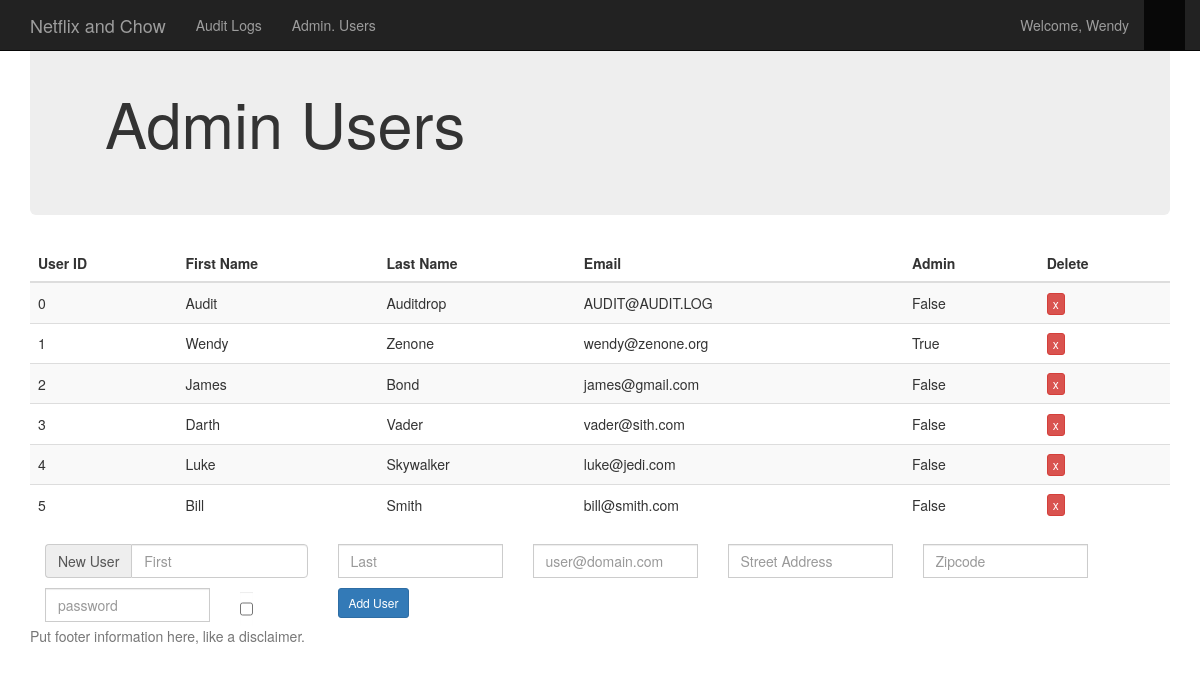
The page /users (signed in) on the database as committed earlier.
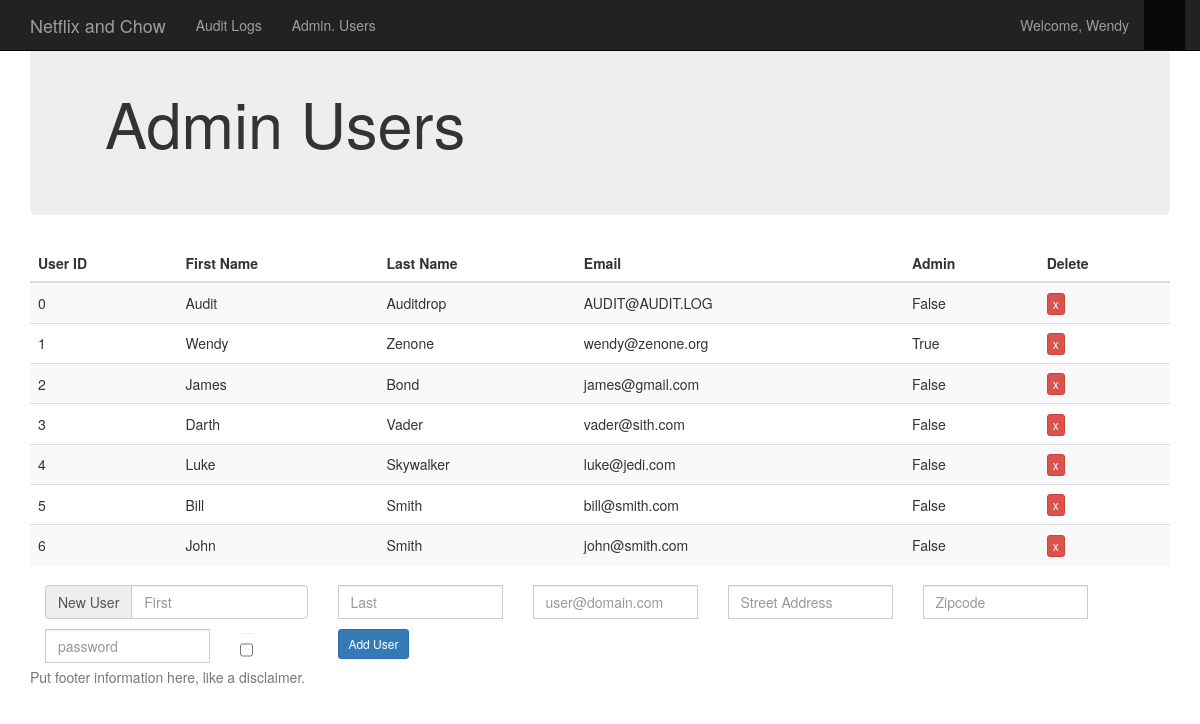
The same page on the database as committed later.
### model.py (models this page shows, shortened)
class User(db.Model):
    __tablename__ = "users"
    user_id = db.Column(db.Integer, autoincrement=True, primary_key=True)
    email = db.Column(db.String(64), nullable=False)
    password = db.Column(db.String(128), nullable=False)
    street_address = db.Column(db.Text, nullable=False)
    zipcode = db.Column(db.Integer, nullable=False)
    first_name = db.Column(db.Text, nullable=False)
    last_name = db.Column(db.Text, nullable=False)
    admin = db.Column(db.Boolean, nullable=False, default=False)

### server.py (the view)
@app.route("/users", methods=["GET"])
@login_required
@admin_required
def manage_users_page():
    users = User.query.all()
    audit_event(event="User administration page accessed")
    return render_template("/admin_users.html", users=users)

### server.py (called while the page is built)
def login_required(f):
    @wraps(f)
    def decorated_function():
        if not session.get('user_id'):
            audit_event(event="Unauthorized user tried accessing page that requires login")
            return redirect(url_for('homepage'))
        return f()
    return decorated_function

def admin_required(f):
    @wraps(f)
    def decorated_function(*args, **kwargs):
        if not session.get('admin'):
            audit_event(event="Unauthorized user tried accessing admin page")
            return redirect(url_for('homepage'))
        return f(*args, **kwargs)
    return decorated_function

def audit_event(user_id=None, event=None):
    if not user_id:
        if 'user_id' in session:
            user_id = session['user_id']
        else:
            user_id = 0  # User number has to exist...could cretae a user with id=0 for auditing
    utc_timestamp = datetime.utcnow()
    entry = Audit(timestamp=utc_timestamp, user_id=user_id, ip=request.remote_addr,
                  user_agent=request.headers.get('User-Agent'), event=event)
    db.session.add(entry)
    db.session.commit()

### templates/admin_users.html (shortened to what this page needs)
{% extends "base-authenticated.html" %}
{% block content %}
<div class="jumbotron">
    <div class="container">
        <h1>Admin Users</h1>
    </div>
</div>
<table class="table table-striped">
    <thead>
    <tr>
        <th>User ID</th>
        <th>First Name</th>
        <th>Last Name</th>
        <th>Email</th>
        <th>Admin</th>
        <th>Delete</th>
    </tr>
    </thead>
    <tbody>
    <tr>
        {% for user in users|sort(attribute="user_id") %}
        <td style="vertical-align:middle">{{ user.user_id }}</td>
        <td style="vertical-align:middle">{{ user.first_name.title() }}</td>
        <td style="vertical-align:middle">{{ user.last_name.title() }}</td>
        <td style="vertical-align:middle">{{ user.email }}</td>
        <td style="vertical-align:middle">{{ user.admin }}</td>
        <td style="vertical-align:middle">
            <form action="/delete_user" method="post">
                <input type="submit" value="x" class="btn btn-xs btn-danger" role="button"
                       title="Delete {{ user.email }} Fund"></form>
        </td>
    </tr>
    {% endfor %}
    </tbody>
</table>
<div class="container">
    <div class="row">
        <form action="/add_user" method="post">
            <div class="col-md-3">
                <div class="input-group">
                    <span class="input-group-addon" id="basic-addon1">New User</span>
                    <input type="text" name="first_name" class="form-control" placeholder="First"
                           aria-describedby="basic-addon1">
                </div>
            </div>
            <div class="col-md-2">
                <div class="input-group">
                    <input type="text" name="last_name" class="form-control" placeholder="Last"
                           aria-describedby="basic-addon2">
                </div>
            </div>
            <div class="col-md-2">
                <div class="input-group">
                    <input type="text" name="email" class="form-control" placeholder="user@domain.com"
                           aria-describedby="basic-addon3">
                </div>
            </div>
            <div class="col-md-2">
                <div class="input-group">
                    <input type="text" name="address" class="form-control" placeholder="Street Address"
                           aria-describedby="basic-addon3">
                </div>
            </div>
            <div class="col-md-2">
                <div class="input-group">
                    <input type="number" name="zipcode" class="form-control" placeholder="Zipcode"
                           aria-describedby="basic-addon3">
                </div>
            </div>
    </div>
    <div class="row">
    </div>
    <div class="row">
        <div class="col-md-2">
            <div class="input-group">
                <input type="password" name="password" class="form-control" placeholder="password"
                       aria-describedby="basic-addon5">
            </div>
        </div>
        <div class="col-md-1">
            <div class="input-group">
                <input type="checkbox" name="admin" value="True" class="form-control"
                       aria-describedby="basic-addon4">
            </div>
        </div>
        <div class="col-md-1">
            <div class="input-group">
                <input type="submit" value="Add User" class="btn btn-sm btn-primary" role="button">
            </div>
        </div>
    </div>
</div>
{% endblock %}

### templates/base-authenticated.html (shortened to what this page needs)
<!doctype html>
<html>
<head>
    <link rel="stylesheet" href="/static/css/style.css"/>
    <link href="/static/css/bootstrap.min.css" rel="stylesheet">
    <link href="/static/css/navbar-static-top.css" rel="stylesheet">
</head>
<body>
<nav class="navbar navbar-inverse navbar-fixed-top">
    <div class="container">
        <div class="navbar-header">
            <a class="navbar-brand" href="/">Netflix and Chow</a>
        </div>
        <div id="navbar" class="navbar-collapse collapse">
            {% if session['admin'] %}
            <ul class="nav navbar-nav">
                <li><a href="/audit_logs">Audit Logs</a></li>
                <li><a href="/users">Admin. Users</a></li>
            </ul>
            {% endif %}
            <ul class="nav navbar-nav navbar-right">
                <li><a href="/profile">Welcome, {{ session['first_name'] }}</a></li>
                <li role="presentation" class="active"><a href="/logout" title="Logout"><span
                        class="glyphicon glyphicon-log-out" aria-hidden="true"></span></a></li>
            </ul>
        </div>
    </div>
</nav>
<div class="container">
    {% block content %}
    {% endblock %}
</div>
<footer class="footer">
    <div class="container">
        <p class="text-muted">Put footer information here, like a disclaimer.</p>
    </div>
</footer>
</body>
</html>

### static/css/style.css (style rules this page uses)
body { background-color: WhiteSmoke; }
h1 { color: white; margin-left: 100px; }
.navbar { background-color: #888888; }

### static/css/navbar-static-top.css (style rules this page uses)
body { min-height: 2000px; }

Rows that differ between the two databases and show on the page:
added User: user_id "6", first_name "John", last_name "Smith", email "john@smith.com", admin "False"
